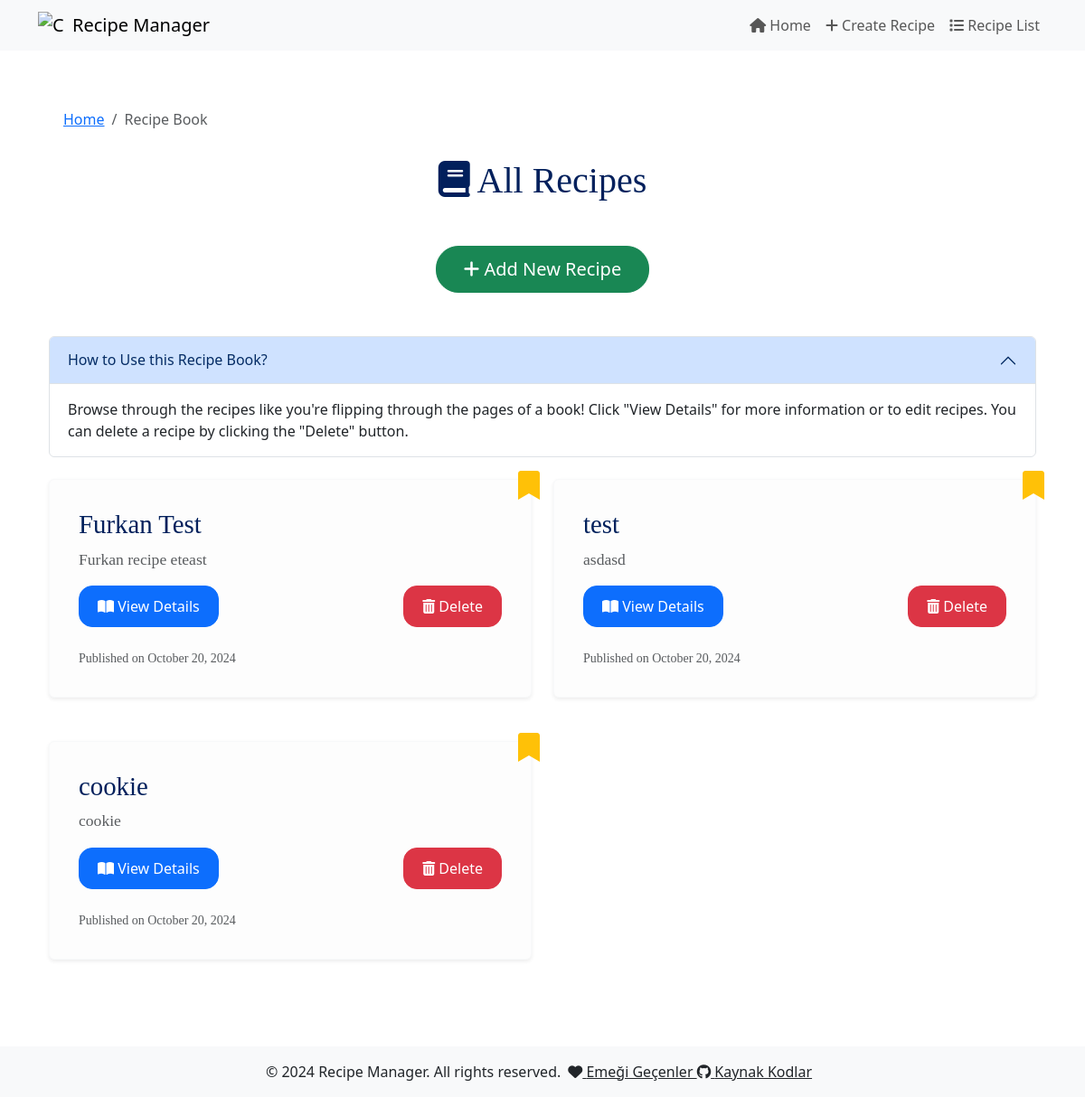
The app's page /, older data.
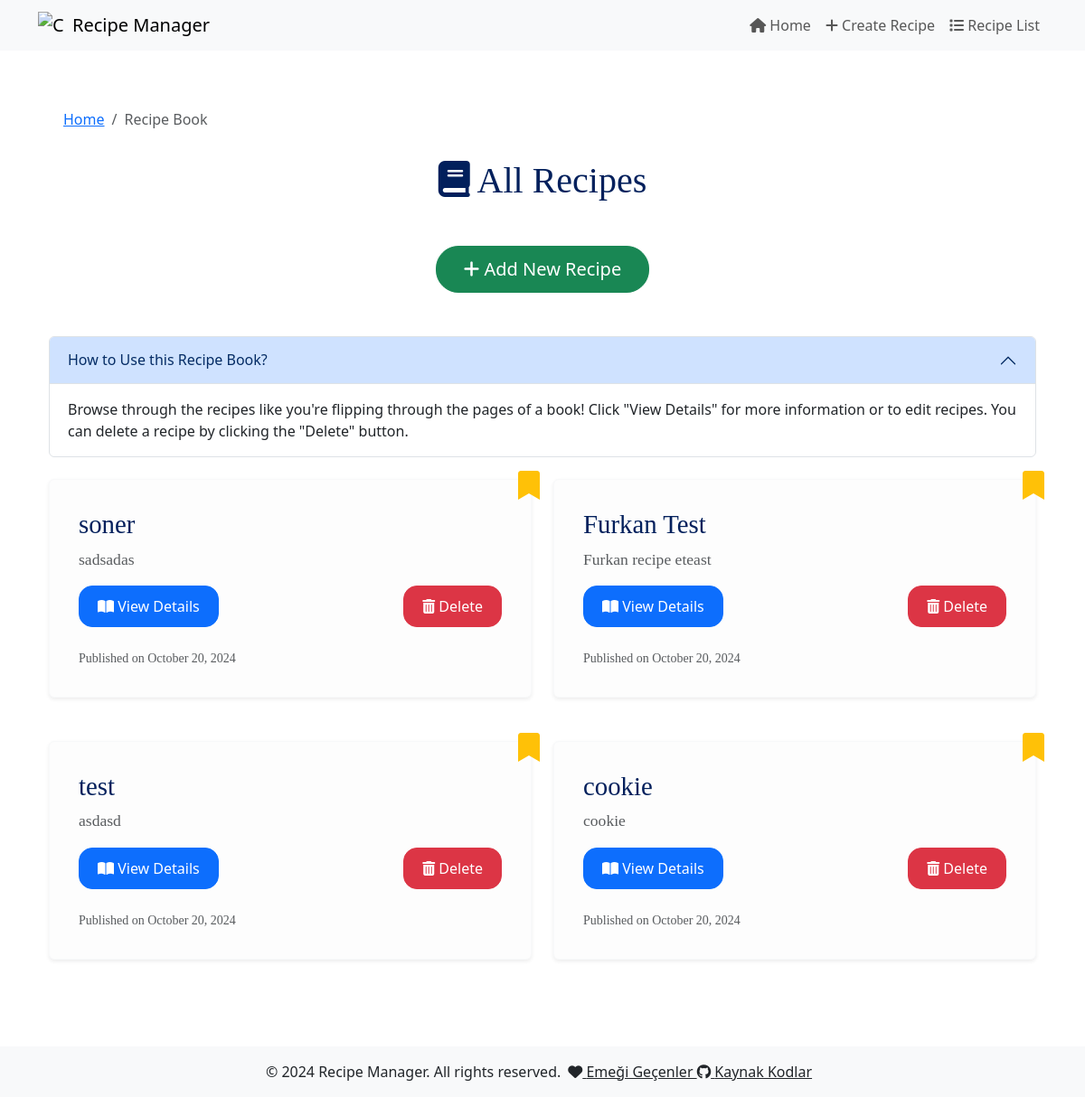
The same page, newer data.
### recipe_optimizer/models.py (models this page shows, shortened)
class Recipe(models.Model):
    name = models.CharField(max_length=200)
    description = models.TextField()
    created_at = models.DateTimeField(auto_now_add=True)

### recipe_optimizer/views.py (the view)
# urls.py: path('', views.index, name='index'),
def index(request):
    recipes = Recipe.objects.all().order_by('-created_at')
    return render(request, "index.html", {'recipes': recipes})

### templates/index.html (shortened to what this page needs)
{% extends 'base.html' %}
{% block content %}
<div class="container mt-5">
    <nav aria-label="breadcrumb">
        <ol class="breadcrumb  p-3 rounded">
            <li class="breadcrumb-item"><a href="{% url 'index' %}">Home</a></li>
            <li class="breadcrumb-item active" aria-current="page">Recipe Book</li>
        </ol>
    </nav>
    <h1 class="text-center mb-5" style="font-family: 'Georgia', serif; color: #02205C;">
        <i class="fas fa-book"></i> All Recipes
    </h1>
    <div class="text-center mb-5">
        <a href="{% url 'create_recipe' %}" class="btn btn-success btn-lg" style="border-radius: 25px; padding: 10px 30px;">
            <i class="fas fa-plus"></i> Add New Recipe
        </a>
    </div>
    <div class="accordion mb-4" id="helpAccordion">
        <div class="accordion-item">
            <h2 class="accordion-header" id="headingOne">
                <button class="accordion-button" type="button" data-bs-toggle="collapse" data-bs-target="#collapseOne" aria-expanded="true" aria-controls="collapseOne">
                    How to Use this Recipe Book?
                </button>
            </h2>
            <div id="collapseOne" class="accordion-collapse collapse show" aria-labelledby="headingOne" data-bs-parent="#helpAccordion">
                <div class="accordion-body">
                    Browse through the recipes like you're flipping through the pages of a book! Click "View Details" for more information or to edit recipes. You can delete a recipe by clicking the "Delete" button.
                </div>
            </div>
        </div>
    </div>
    <div class="row">
        {% for recipe in recipes %}
        <div class="col-md-6 mb-5">
            <div class="card border-light shadow-sm rounded" style="border: 1px solid #ddd; background-color: #fdfdfd;">
                <div class="card-body" style="padding: 2rem; position: relative;">
                    <h3 class="card-title" style="font-family: 'Georgia', serif; color: #02205C; font-size: 1.8rem;">{{ recipe.name }}</h3>
                    <p class="card-text text-muted" style="font-family: 'Georgia', serif; font-size: 1.1rem;">
                        {{ recipe.description|truncatewords:20 }}
                    </p>
                    <div class="d-flex justify-content-between align-items-center">
                        <a href="{% url 'optimize' recipe.id %}" class="btn btn-primary" style="border-radius: 15px; padding: 10px 20px;">
                            <i class="fas fa-book-open"></i> View Details
                        </a>
                        <a href="{% url 'delete_recipe' recipe.id %}" class="btn btn-danger" style="border-radius: 15px; padding: 10px 20px;">
                            <i class="fas fa-trash-alt"></i> Delete
                        </a>
                    </div>
                    <small class="text-muted d-block mt-4" style="font-family: 'Georgia', serif;">Published on {{ recipe.created_at|date:"F j, Y" }}</small>
                    <div style="position: absolute; top: -10px; right: -10px;">
                        <i class="fas fa-bookmark text-warning" style="font-size: 2rem;"></i>
                    </div>
                </div>
            </div>
        </div>
        {% empty %}
        <div class="col-12">
            <p class="text-center" style="font-family: 'Georgia', serif; color: #02205C;">No recipes found. Start adding to your recipe book now!</p>
        </div>
        {% endfor %}
    </div>
</div>
{% endblock %}

Row changes from the older to the newer data that the page shows:
added Recipe: name "soner", description "sadsadas", created_at "October 20, 2024"
